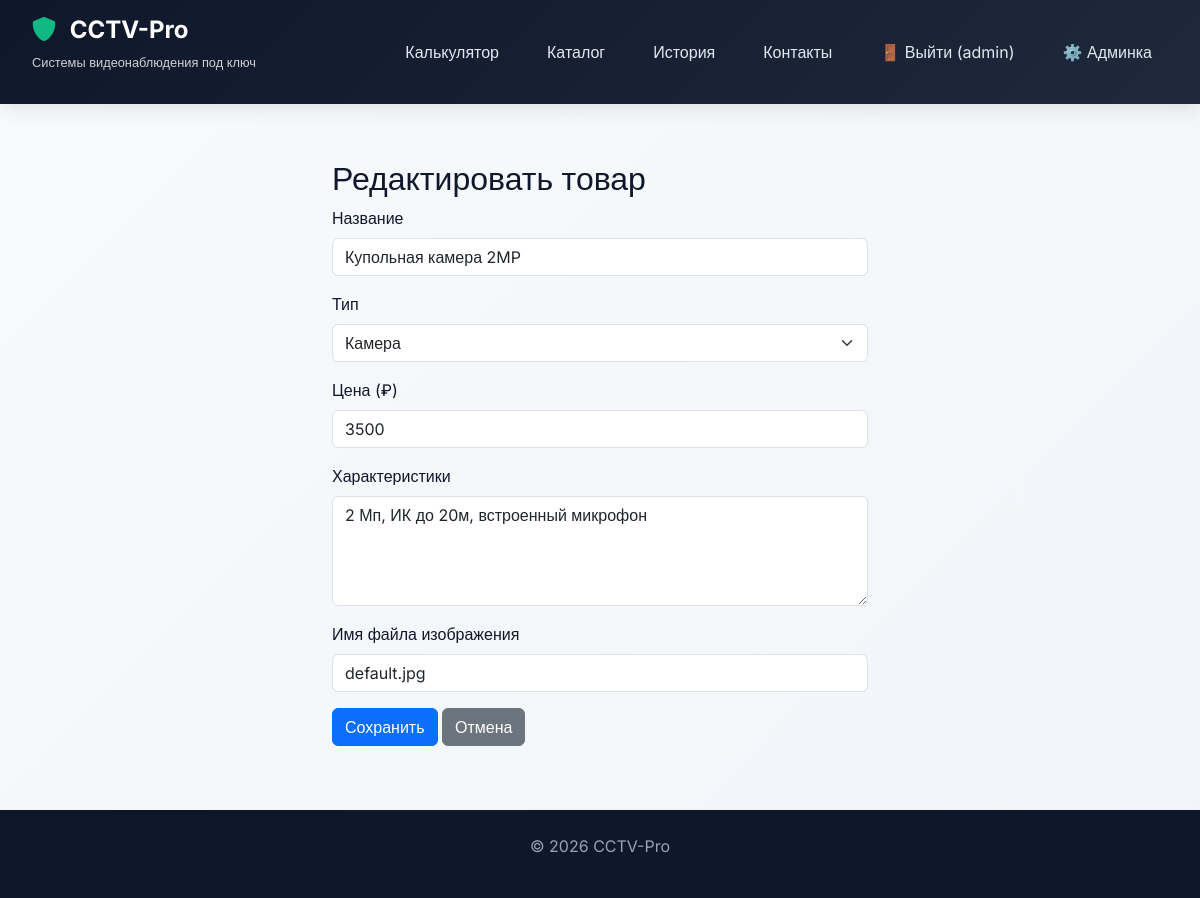
The page /admin/product/edit/1 (signed in) on the database its author committed.
### app.py (models this page shows, shortened)
class User(db.Model):
    id = db.Column(db.Integer, primary_key=True)
    username = db.Column(db.String(80), unique=True, nullable=False)
    email = db.Column(db.String(120), unique=True, nullable=False)  # Добавлено поле email
    password_hash = db.Column(db.String(200), nullable=False)
    is_admin = db.Column(db.Boolean, default=False)
    is_active = db.Column(db.Boolean, default=True)  # На будущее для блокировки
    created_at = db.Column(db.DateTime, default=datetime.utcnow)

class Equipment(db.Model):
    id = db.Column(db.Integer, primary_key=True)
    name = db.Column(db.String(100))
    type = db.Column(db.String(50))  # camera, recorder, accessory
    price = db.Column(db.Float)
    specs = db.Column(db.String(200))
    icon = db.Column(db.String(50))
    image = db.Column(db.String(100), default='default.jpg')

### app.py (the view, shortened to what this page needs)
@app.route('/admin/product/edit/<int:id>', methods=['GET', 'POST'])
def edit_product(id):
    if not admin_required():
        return redirect(url_for('admin_login'))
    product = Equipment.query.get_or_404(id)
    return render_template('admin/product_form.html', product=product)

### app.py (called while the page is built)
@app.context_processor
def utility_processor():
    user = None
    user_is_admin = False
    if 'user_id' in session:
        user = User.query.get(session['user_id'])
        if user:
            user_is_admin = user.is_admin
    return dict(current_user=user, user_is_admin=user_is_admin)

def admin_required():
    if 'user_id' not in session:
        return False
    user = User.query.get(session['user_id'])
    return user and user.is_admin

### templates/admin/product_form.html (shortened to what this page needs)
{% extends "base.html" %}
{% block content %}
<div class="container mt-4" style="max-width: 600px;">
    <h2>{{ 'Редактировать' if product else 'Добавить' }} товар</h2>
    <form method="POST">
        <div class="mb-3">
            <label class="form-label">Название</label>
            <input type="text" name="name" class="form-control" value="{{ product.name if product else '' }}" required>
        </div>
        <div class="mb-3">
            <label class="form-label">Тип</label>
            <select name="type" class="form-select">
                <option value="camera" {% if product and product.type=='camera' %}selected{% endif %}>Камера</option>
            </select>
        </div>
        <div class="mb-3">
            <label class="form-label">Цена (₽)</label>
            <input type="number" name="price" class="form-control" value="{{ product.price|int if product else '' }}" required>
        </div>
        <div class="mb-3">
            <label class="form-label">Характеристики</label>
            <textarea name="specs" class="form-control" rows="4">{{ product.specs if product else '' }}</textarea>
        </div>
        <div class="mb-3">
            <label class="form-label">Имя файла изображения</label>
            <input type="text" name="image" class="form-control" value="{{ product.image if product else 'default.jpg' }}">
        </div>
        <button type="submit" class="btn btn-primary">Сохранить</button>
        <a href="{{ url_for('admin_dashboard') }}" class="btn btn-secondary">Отмена</a>
    </form>
</div>
{% endblock %}

### templates/base.html (shortened to what this page needs)
<!DOCTYPE html>
<html lang="ru">
<head>
    <link rel="stylesheet" href="https://cdnjs.cloudflare.com/ajax/libs/font-awesome/6.0.0-beta3/css/all.min.css">
    <link href="https://cdn.jsdelivr.net/npm/bootstrap@5.3.0-alpha1/dist/css/bootstrap.min.css" rel="stylesheet">
    <link rel="stylesheet" href="{{ url_for('static', filename='css/style.css') }}">
</head>
<body>
    <header class="header">
        <div class="container">
            <div class="header-content">
                <div class="logo">
                    <h1><i class="fas fa-shield-alt"></i> CCTV-Pro</h1>
                    <p>Системы видеонаблюдения под ключ</p>
                </div>
<nav>
    <a href="{{ url_for('index') }}" {% if request.endpoint == 'index' %}class="active"{% endif %}>Калькулятор</a>
    <a href="{{ url_for('catalog') }}" {% if request.endpoint == 'catalog' %}class="active"{% endif %}>Каталог</a>
    <a href="{{ url_for('history') }}" {% if request.endpoint == 'history' %}class="active"{% endif %}>История</a>
    <a href="{{ url_for('contacts') }}" {% if request.endpoint == 'contacts' %}class="active"{% endif %}>Контакты</a>
    {% if current_user %}
        <a href="{{ url_for('logout') }}">🚪 Выйти ({{ current_user.username }})</a>
        {% if current_user.is_admin %}
            <a href="{{ url_for('admin_dashboard') }}">⚙️ Админка</a>
        {% endif %}
    {% else %}
        <a href="{{ url_for('login') }}">🔐 Войти</a>
        <a href="{{ url_for('register') }}">📝 Регистрация</a>
    {% endif %}
</nav>
            </div>
        </div>
    </header>
    <main>
        {% block content %}{% endblock %}
    </main>
    <footer class="footer">
        <div class="container">
            <p>© 2026 CCTV-Pro</p>
        </div>
    </footer>
</body>
</html>

### static/css/style.css (style rules this page uses)
* { margin: 0; padding: 0; box-sizing: border-box; }
body { font-family: 'Inter', sans-serif; background: linear-gradient(135deg, #f8fafc 0%, #f1f5f9 100%); color: #0f172a; line-height: 1.5; min-height: 100vh; display: flex; flex-direction: column; }
.container { max-width: 1300px; margin: 0 auto; padding: 0 2rem; width: 100%; }
.header { background: linear-gradient(135deg, #0f172a 0%, #1e293b 100%); color: white; padding: 1rem 0; box-shadow: 0 4px 20px rgba(0,0,0,0.1); position: sticky; top: 0; z-index: 100; }
.header-content { display: flex; justify-content: space-between; align-items: center; flex-wrap: wrap; gap: 1rem; }
.logo h1 { font-size: 1.5rem; font-weight: 700; }
.logo h1 i { color: #10b981; margin-right: 8px; }
.logo p { font-size: 0.8rem; opacity: 0.8; }
nav { display: flex; gap: 1rem; }
nav a { color: #e2e8f0; text-decoration: none; padding: 0.5rem 1rem; border-radius: 8px; transition: all 0.3s; }
main { flex: 1; padding: 2rem 0; }
.footer { background: #0f172a; color: #94a3b8; text-align: center; padding: 1.5rem 0; margin-top: 2rem; }

### rows shown on the page
User: username "admin"
Equipment: name "Купольная камера 2MP", type "Камера", price "3500", specs "2 Мп, ИК до 20м, встроенный микрофон", image "default.jpg"

### other values the page prints
{{ 'Редактировать' if product else 'Добавить' }} "Редактировать"
